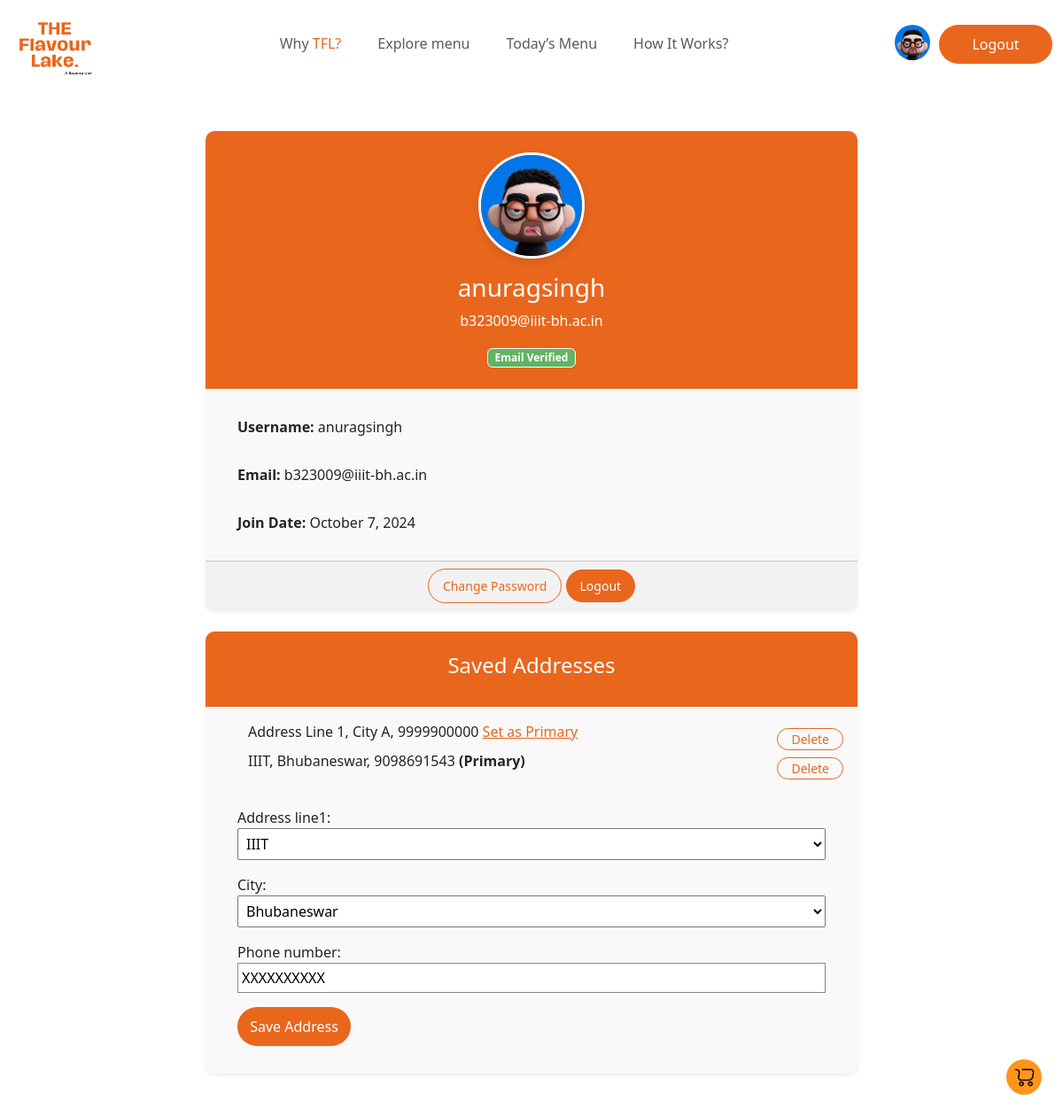
/profile/ (signed in), run on the app's committed database.
### home/models.py (models this page shows, shortened)
class DeliveryAddress(models.Model):
    ADDRESS_CHOICES = [
        ('IIIT', 'IIIT'),
        ('STPI', 'STPI'),
        ('KIIT', 'KIIT'),
    ]
    CITY_CHOICES = [
        ('Bhubaneswar', 'Bhubaneswar'),
    ]
    user = models.ForeignKey(User, on_delete=models.CASCADE, related_name='delivery_addresses')
    address_line1 = models.CharField(max_length=255, choices=ADDRESS_CHOICES, default='IIIT')
    city = models.CharField(max_length=100, choices=CITY_CHOICES, default='Bhubaneswar')
    phone_number = models.CharField(max_length=10, default='XXXXXXXXXX')
    is_primary = models.BooleanField(default=False)
    created_at = models.DateTimeField(auto_now_add=True)
    updated_at = models.DateTimeField(auto_now=True)

### home/views.py (the view, shortened to what this page needs)
# urls.py: path('profile/', views.user_profile, name='user_profile'),
def user_profile(request):
    user = request.user
    email_verified = EmailAddress.objects.filter(user=user, verified=True).exists()
    try:
        addresses = user.delivery_addresses.all()
    except:
        addresses = None
    if request.method == 'POST':
        form = DeliveryAddressForm(request.POST)
        if form.is_valid():
            delivery_address = form.save(commit=False)
            delivery_address.user = request.user
            delivery_address.save()
            return redirect('home:user_profile')
    else:
        form = DeliveryAddressForm()
    if 'delete_address' in request.GET:
        address_id = request.GET.get('delete_address')
        address_to_delete = get_object_or_404(DeliveryAddress, id=address_id, user=user)
        address_to_delete.delete()
        messages.success(request, 'Address deleted successfully.')
        return redirect('home:user_profile')
    context = {
        'user': user,
        'email_verified': email_verified,
        'form': form,
        'addresses': addresses,
    }
    return render(request, 'apps/home/user_profile.html', context)

### home/forms.py
class DeliveryAddressForm(forms.ModelForm):
    class Meta:
        model = DeliveryAddress
        fields = ['address_line1', 'city', 'phone_number']

### templates/apps/home/user_profile.html (shortened to what this page needs)
{% extends "account/base_entrance.html" %}
{% load i18n %}
{% load static %}
{% load allauth account %}
{% block stylesheet %}
<link rel="stylesheet" href="{% static 'assets/css/home.css' %}">
<link rel="stylesheet" href="{% static 'assets/css/responsive.css' %}">
{% endblock stylesheet %}
{% block content %}
<div class="container-fluid">
    <div class="cart_button" style="z-index: 10000;">
        <a href="{% url 'home:view_cart' %}">
            <img loading="lazy" width="25px" src="{% static 'assets/img/home/cart.webp' %}" alt="">
        </a>
    </div>
    <div class="container mt-5 mb-5">
        <div class="row justify-content-center">
            <div class="col-md-8">
                <div class="card user-profile-card shadow-sm">
                    <div class="card-header profile-header text-center py-4">
                        <div class="profile-image-container">
                            {% if user.socialaccount_set.exists %}
                            {% with user.socialaccount_set.first as social_account %}
                              <img loading="lazy" width="40px" height="40px" style="border-radius: 50%;margin-right: 10px;" src="{{ social_account.extra_data.picture }}" alt="Profile" class="img-fluid profile-img">
                            {% endwith %}
                            {% elif user.profile.picture %}
                                <img loading="lazy" src="{{ user.profile.picture.url }}" alt="{{ user.username }}" class="img-fluid profile-img">
                            {% else %}
                                <img loading="lazy" src="{% static 'assets/img/avatar.webp' %}" alt="Default Avatar" class="img-fluid profile-img">
                            {% endif %}
                        </div>
                        <h3 class="mt-3">{{ user.username }}</h3>
                        <p>{{ user.email }}</p>
                        {% if email_verified %}
                            <span class="badge badge-success">Email Verified</span>
                        {% else %}
                            <span class="badge badge-warning">Email Not Verified</span> <span onclick="window.location.href='{% url 'account_email' %}'" class="badge badge-warning verify_btn_email">Verify now</span>
                        {% endif %}
                    </div>
                    <div class="card-body">
                        <ul class="list-group list-group-flush">
                            <li class="list-group-item">
                                <strong>Username:</strong> {{ user.username }}
                            </li>
                            <li class="list-group-item">
                                <strong>Email:</strong> {{ user.email }}
                            </li>
                            <li class="list-group-item">
                                <strong>Join Date:</strong> {{ user.date_joined|date:"F j, Y" }}
                            </li>
                        </ul>
                    </div>
                    <div class="card-footer text-center">
                        <a href="{% url 'account_change_password' %}" class="btn btn-outline-primary btn-sm">Change Password</a>
                        <a href="{% url 'account_logout' %}" class="btn btn-danger btn-sm">Logout</a>
                    </div>
                </div>
            </div>
            <div class="col-md-8">
                <div class="card user-profile-card shadow-sm mt-4 address_order">
                    {% if user.is_authenticated %}
                    <div class="card-header profile-header text-center py-4">
                        <h4>Saved Addresses</h4>
                    </div>
                    <div class="card-body">
                        <ul>
                            {% for address in addresses %}
                              <li style="display: flex;justify-content: space-between;">
                                  <div>
                                    {{ address.address_line1 }}, {{ address.city }}, {{ address.phone_number }}
                                    {% if address.is_primary %}
                                        <strong>(Primary)</strong>
                                    {% endif %}
                                    {% if not address.is_primary %}
                                        <a href="?set_primary={{ address.id }}" style="color: #E9661D;">Set as Primary</a>
                                    {% endif %}
                                  </div>
                                    <a href="?delete_address={{ address.id }}" class="btn btn-sm btn-outline-primary mt-2" style="padding: 1px 15px;">Delete</a>
                              </li>
                            {% empty %}
                              <li>No delivery addresses added yet.</li>
                            {% endfor %}
                          </ul>
                        <ul class="list-group list-group-flush">
                            <li class="list-group-item">
                                <form method="POST">
                                    {{ form.as_p }}
                                    <button class="login_logging_btn" type="submit">Save Address</button>
                                </form>
                            </li>
                        </ul>
                    </div>
                    {% endif %}
                </div>
            </div>
        </div>
    </div>
</div>
{% endblock %}

### static/assets/css/navbar.css (style rules this page uses)
.login_logging_btn { background-color: #E9661D; border-radius: 25px; border: none; padding: 10px; color: white; width:8em; }

### static/assets/css/home.css (style rules this page uses)
body,html { overflow-x: hidden; }
.login_logging_btn { background-color: #E9661D; border-radius: 25px; border: none; padding: 10px; color: white; width:8em; }
.cart_button { border-radius: 50%; width: 40px; height: 40px; background-color: #FF951C; position: fixed; bottom: 3vh; right: 3vh; display: flex; align-items: center; justify-content: center; }

### templates/apps/home/user_profile.html (style rules this page uses)
.user-profile-card { border-radius: 10px; background-color: #f9f9f9; border: none; overflow: hidden; }
.profile-header { background-color: #E9661D; color: white; border-bottom: none; }
.profile-img { border-radius: 50%; width: 120px; height: 120px; object-fit: cover; border: 3px solid white; box-shadow: 0 4px 10px rgba(0, 0, 0, 0.1); }
.profile-image-container { display: flex; justify-content: center; align-items: center; }
.user-profile-card .list-group-item { border: none; padding: 15px 20px; background-color: transparent; }
.user-profile-card .btn { border-radius: 25px; padding: 8px 16px; }
.user-profile-card .btn-outline-primary { color: #E9661D; border-color: #E9661D; }
.user-profile-card .btn-danger { background-color: #E9661D; border: none; }
.badge-success { border: 1px solid white; background-color: rgb(98, 180, 98); }
.address_order input { width: 100%; border: 1px solid #888; padding: 4px; }
#id_address_line1, #id_city { width: 100%; padding: 5px; }

### data on the page
DeliveryAddress: address_line1 "Address Line 1", city "City A", phone_number "9999900000"
DeliveryAddress: address_line1 "IIIT", city "Bhubaneswar", phone_number "9098691543", is_primary "(Primary)"

### other printed values
{{ user.username }} "anuragsingh"
{{ user.email }} "b323009@iiit-bh.ac.in"
{{ user.date_joined|date:"F j, Y" }} "October 7, 2024"
